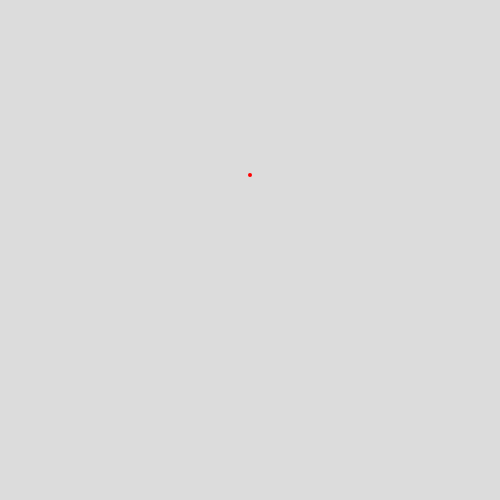
Frame 1 (no input)
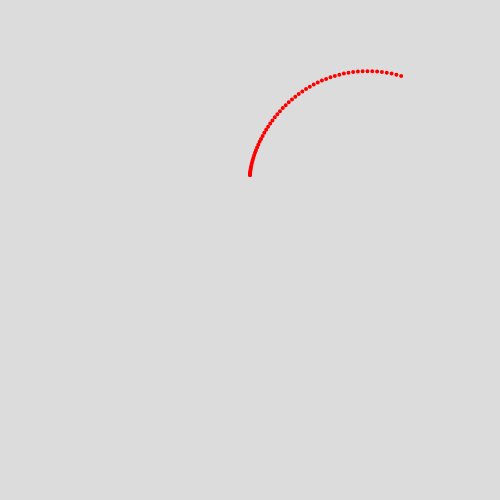
Frame 60 (no input)
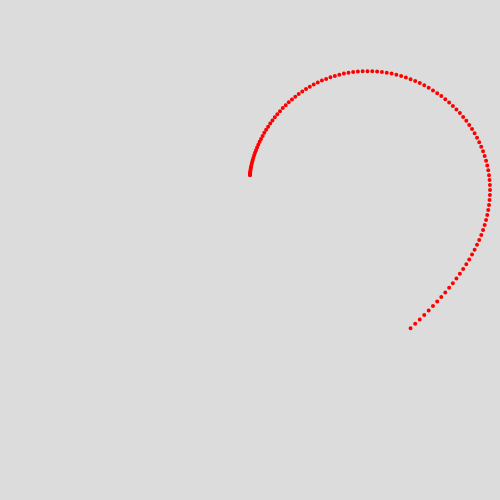
Frame 120 (the mouse pressed at the canvas centre since frame 60)

The p5.js sketch that drew these frames (run headless with seeded random() and noise() and a simulated clock; from frame 60 on, the mouse is pressed at the canvas centre):

// p5.js sketch
// ── sketch.js
// https://editor.p5js.org/jht9629-nyu/sketches/JZ3TXy0tu
// polar heart v1
// draw points as circles

let angle = 0;

function setup() {
  createCanvas(500, 500);
  background(220);

  stroke(255, 0, 0);
  strokeWeight(2);
  noFill();
}

function draw() {
  // Move origin to the center of the canvas
  translate(width / 2, height / 2);

  // Parametric equations for a heart shape
  let t = radians(angle);
  let x = 16 * pow(sin(t), 3);
  let y = -(13 * cos(t) - 5 * cos(2 * t) - 2 * cos(3 * t) - cos(4 * t));

  // Scale the heart for better visibility
  let scaleFactor = 15; // width approx 500
  x *= scaleFactor;
  y *= scaleFactor;

  circle(x, y, 2);

  angle += 1;
  if (angle >= 360) {
    angle = 0;
    background(220);
  }
}

// https://editor.p5js.org/jht9629-nyu/sketches/phdkJtq2y
// polar heart v0
// google: p5js script to draw a heart shape using polar coordinates
